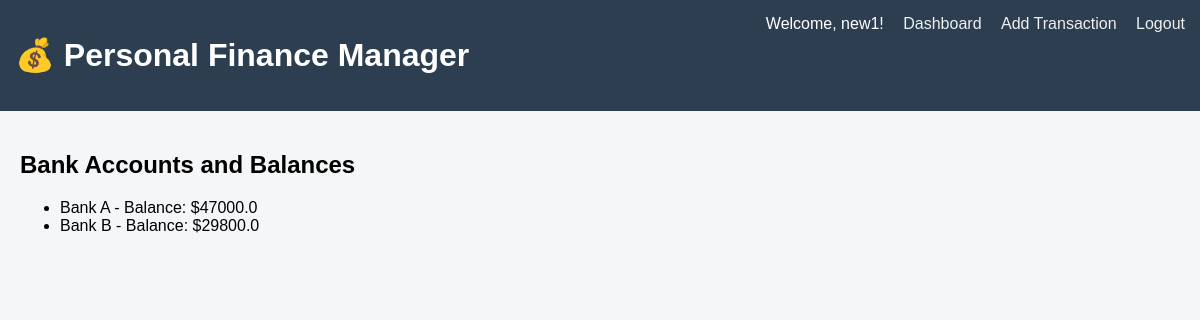
The app's page /bank_balance (signed in) with its own data.
### tables this page shows
CREATE TABLE accounts (
                id INTEGER PRIMARY KEY AUTOINCREMENT,
                user_id INTEGER,
                bank_name TEXT NOT NULL,
                balance REAL DEFAULT 0.0,
                FOREIGN KEY (user_id) REFERENCES users(id)
            );

### app.py (the view)
@app.route('/bank_balance')
def bank_balance():
    if 'user_id' not in session:
        return redirect(url_for('login'))
    with sqlite3.connect(DB_NAME) as conn:
        cur = conn.cursor()
        cur.execute("SELECT * FROM accounts WHERE user_id = ?", (session['user_id'],))
        accounts = cur.fetchall()
    return render_template('bank_balance.html', accounts=accounts)

### templates/bank_balance.html
{% extends 'base.html' %}
{% block content %}
<h2>Bank Accounts and Balances</h2>
<ul>
    {% for account in accounts %}
        <li>{{ account[2] }} - Balance: ${{ account[3] }}</li>
    {% endfor %}
</ul>
{% endblock %}

### static/styles.css (style rules this page uses)
body { font-family: Arial, sans-serif; background-color: #f4f6f8; margin: 0; padding: 0; }

### records on screen
accounts: bank_name "Bank A", balance "47000.0"
accounts: bank_name "Bank B", balance "29800.0"

### other values on screen
{{ session['username'] }} "new1"
